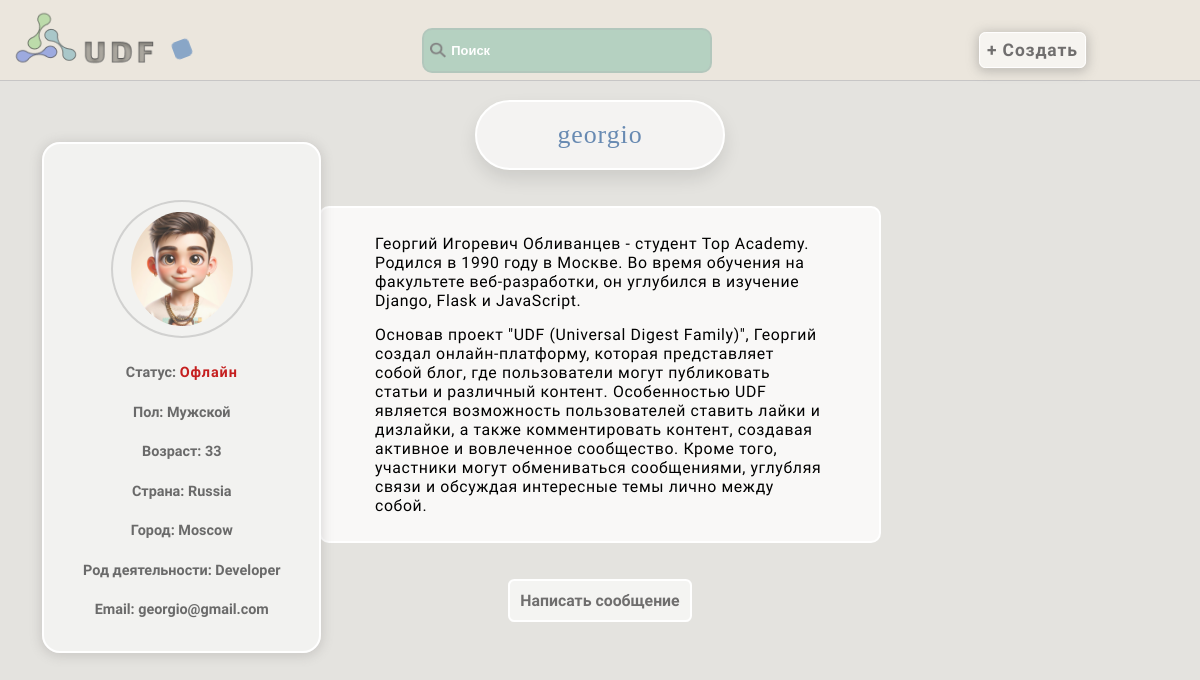
The app's page /accounts/profile/georgio/ with its own data.
### accounts/models.py (models this page shows, shortened)
class User(AbstractUser):
    username = models.CharField(max_length=150, unique=True, verbose_name='Имя')
    password = models.CharField(max_length=128, null=False, blank=False, verbose_name='Пароль')
    bio = models.TextField(blank=True, verbose_name='Биография')
    country = models.CharField(max_length=50, blank=True, verbose_name='Страна')
    city = models.CharField(max_length=50, blank=True, verbose_name='Город')
    is_online = models.BooleanField(default=False, verbose_name='Статус')
    occupation = models.CharField(max_length=50, blank=True, verbose_name='Род деятельности')
    avatar = models.ImageField(upload_to='avatars', blank=True, verbose_name='Аватар')
    date_joined = models.DateTimeField(auto_now_add=True, verbose_name='Дата')
    email = models.EmailField(unique=True)
    gender_choices = [
        ('M', 'Мужской'),
        ('F', 'Женский'),
    ]
    gender = models.CharField(max_length=1, choices=gender_choices, blank=True, verbose_name='Пол')
    age = models.IntegerField(blank=True, null=True, verbose_name='Возраст')
    last_login = models.DateTimeField(default=timezone.now)
    groups = None
    user_permissions = None
    def avatar_url(self):
        if self.avatar:
            return self.avatar.url
        else:
            if self.gender == 'F':
                return settings.STATIC_URL + 'static/images/female_avatar.png'
            elif self.gender == 'M':
                return settings.STATIC_URL + 'static/images/male_avatar.png'
            else:
                return settings.STATIC_URL + 'static/images/standart_img.png'
    def is_online(self):
        return (timezone.now() - self.last_login).seconds < 3600

### accounts/views.py (the view)
# urls.py: path('profile/<str:username>/', public_profile, name='public_profile'),
def public_profile(request, username):
    user = get_object_or_404(User, username=username)
    is_public_profile = True
    if request.method == 'POST':
        bio_form = BioForm(request.POST, request.FILES, instance=user)
        if bio_form.is_valid():
            bio_form.save()
            return redirect('public_profile', username=username)
    else:
        bio_form = BioForm(instance=user)
    return render(request, 'accounts/public_profile.html', {'user': user, 'avatar_url': user.avatar_url(), 'bio_form': bio_form, 'is_public_profile': is_public_profile})

### accounts/forms.py (shortened to what this page needs)
class BioForm(forms.ModelForm):
    is_online = forms.BooleanField(required=False, widget=forms.HiddenInput())
    class Meta:
        model = User
        fields = ['is_online', 'username', 'bio', 'avatar', 'email', 'country', 'city', 'occupation', 'gender', 'age']
    def __init__(self, *args, **kwargs):
        super(BioForm, self).__init__(*args, **kwargs)
        self.fields['is_online'].initial = self.instance.is_online()

### accounts/templates/accounts/public_profile.html (shortened to what this page needs)
{% extends 'core/base.html' %}
{% load static %}
{% block content %}
    <h1>{{ user.username }}</h1>
    <div id="bio-text-container" style="transform: translateY(100%); transition: transform ease-in-out 0.8s;">
        <p>{{ user.bio|linebreaks }}</p>
    </div>
    <div id="bio-container" style="transform: translateX(-100%); transition: transform ease-in-out 0.8s;">
      {% if user.avatar %}
        <img class="avatar-pofile" src="{{ user.avatar.url }}" alt="User Avatar">
        {% else %}
        {% if user.gender == 'M' %}
            <img class="static-avatar" src="{% static 'images/male_avatar.png' %}" alt="Male Avatar">
        {% elif user.gender == 'F' %}
            <img class="static-avatar" src="{% static 'images/female_avatar.png' %}" alt="Female Avatar">
        {% else %}
            <img class="static-avatar" src="{% static 'images/standart_img.png' %}" alt="Default Avatar">
        {% endif %}
    {% endif %}
        <p>Статус: {% if user.is_online %}<span class="is-online">Онлайн</span>{% else %}<span class="is-offline">Офлайн</span>{% endif %}</p>
        <p>Пол: {{ user.get_gender_display }}</p>
        <p>Возраст: {{ user.age }}</p>
        <p>Страна: {{ user.country }}</p>
        <p>Город: {{ user.city }}</p>
        <p>Род деятельности: {{ user.occupation }}</p>
        <p>Email: {{ user.email }}</p>
    </div>
<a id="compose-message-link" class="compose-message-public" href="{% url 'compose' %}">Написать сообщение</a>
{% endblock %}

### core/static/css/style.css (style rules this page uses)
body { margin: 0; padding: 0; background: rgba(93, 82, 57, 0.16); zoom: 0.9; opacity: 0; height: auto; }
h1 { font-family: Spectral SC, serif; font-size: 1.8em; font-weight: 500; color: rgb(104, 138, 178); border: 3px solid rgb(255, 255, 255); box-shadow: 0 10px 20px rgba(0, 0, 0, 0.1); background-color: rgba(255, 255, 255, 0.6); }
h1,.span-welcome { box-sizing: border-box; text-align: center; padding: 20px 90px; border-radius: 50px; letter-spacing: 1px; }
.avatar, .static-avatar { width: 50px; height: 50px; padding: 3px; border-radius: 50%; border: 2px solid rgba(9, 90, 154, 0.53); margin-left: 27px; opacity: 0.8; transform: translateY(11px); }
h1 { margin: 111px auto 0; }
#bio-container { position: absolute; top: 17%; left: 3%; max-width: fit-content; padding: 11px; box-sizing: border-box; border: 3px solid rgb(255, 255, 255); min-height: fit-content; margin: 7px; background-color: rgba(255, 255, 255, 0.54); box-shadow: 0 2px 12px 2px rgba(112, 110, 110, 0.22); border-radius: 20px; }
#bio-container .static-avatar { width: 40%; height: 40%; border: 3px solid rgba(128, 128, 128, 0.36); padding: 11px 20px; }
#bio-container p { margin-bottom: 25px; text-align: center; font-family: Play,serif; color: rgba(63, 63, 63, 0.76); font-weight: bold; }
#bio-container img { padding: 11px; display: block; margin:40px auto; }
#bio-text-container { margin: 40px auto; max-width: 600px; text-align: left; padding: 11px 60px; background-color: rgba(255, 255, 255, 0.77); width: 500px; max-height: fit-content; border-radius: 11px; border: 3px solid rgb(255, 255, 255); font-family: Roboto Condensed, serif; font-size: 1.1em; font-weight: 300; color: #000000; letter-spacing: 0.7px; }
.is-online, .is-offline { letter-spacing: 1px; }
.is-offline { color: #c51f1f; }
.compose-message-public { text-decoration: none; padding: 11px; background-color: rgba(255, 255, 255, 0.615); border: 3px solid rgb(255, 255, 255); border-radius: 7px; font-size: 1.1em; font-weight: bold; font-family: Play, serif; color: rgba(82, 81, 81, 0.82); transition: background-color ease-in-out 0.3s, color ease-in-out 0.3s; }

### records on screen
User: username "georgio", bio "Георгий Игоревич Обливанцев - студент Top Academy. Родился в 1990 году в Москве. Во время обучения на факультете веб-разработки, он углубился в изучение Django, Flask и JavaScript. Основав проект \"UDF (Universal Digest Family)\", Георгий создал онлайн-платформу, которая представляет собой блог, где пользователи могут публиковать статьи и различный контент. Особенностью UDF является возможность пользователей ставить лайки и дизлайки, а также комментировать контент, создавая активное и вовлеченное сообщество. Кроме того, участники могут обмениваться сообщениями, углубляя связи и обсуждая интересные темы лично между собой.", gender "Мужской", age "33", country "Russia", city "Moscow", occupation "Developer", email "georgio@gmail.com"
